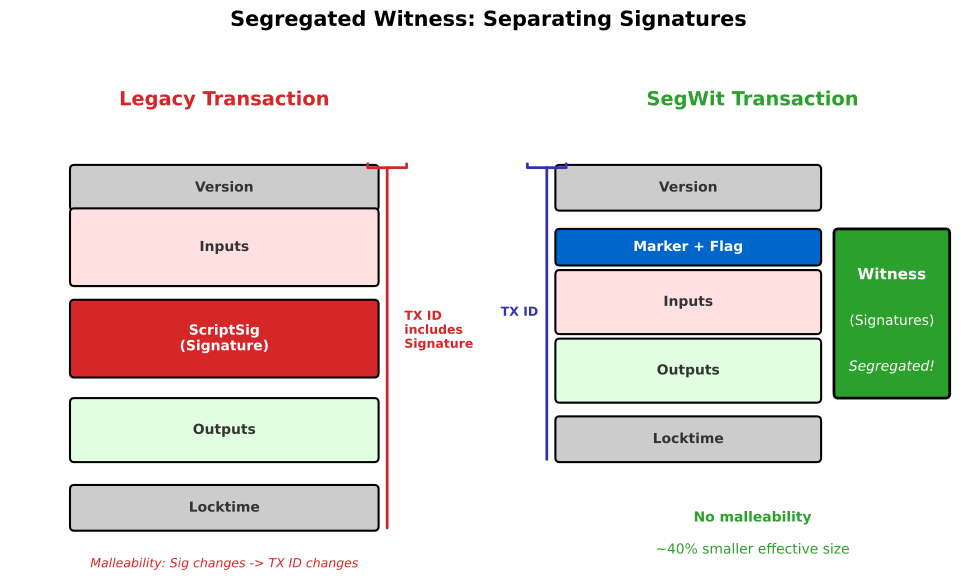

Write the Python code that produced this figure.
"""
SegWit vs Legacy Transaction Comparison
Shows structure differences and benefits
"""

import matplotlib.pyplot as plt
import matplotlib.patches as patches
from matplotlib.patches import FancyBboxPatch
import numpy as np
from pathlib import Path

CHART_METADATA = {
    'title': 'SegWit vs Legacy Comparison',
    'url': 'https://github.com/Digital-AI-Finance/Blockchain_Crypto/tree/main/Module_A_Blockchain_Foundations/L06_Bitcoin_Protocol/charts/06_segwit_comparison'
}

plt.rcParams.update({
    'font.size': 14,
    'axes.labelsize': 14,
    'axes.titlesize': 16,
    'xtick.labelsize': 12,
    'ytick.labelsize': 12,
    'legend.fontsize': 12,
    'figure.figsize': (10, 6),
    'figure.dpi': 150
})

MLPURPLE = '#3333B2'
MLBLUE = '#0066CC'
MLORANGE = '#FF7F0E'
MLGREEN = '#2CA02C'
MLRED = '#D62728'
MLLAVENDER = '#ADADE0'

fig, (ax1, ax2) = plt.subplots(1, 2, figsize=(10, 6))

# Left: Legacy transaction structure
ax1.set_xlim(0, 1)
ax1.set_ylim(0, 1)
ax1.axis('off')
ax1.set_title('Legacy Transaction', fontsize=14, fontweight='bold', color=MLRED, pad=10)

# Legacy structure
legacy_parts = [
    (0.50, 0.85, 'Version', 0.08, '#CCCCCC'),
    (0.50, 0.72, 'Inputs', 0.15, '#FFE0E0'),
    (0.50, 0.52, 'ScriptSig\n(Signature)', 0.15, MLRED),
    (0.50, 0.32, 'Outputs', 0.12, '#E0FFE0'),
    (0.50, 0.15, 'Locktime', 0.08, '#CCCCCC'),
]

for x, y, label, height, color in legacy_parts:
    box = FancyBboxPatch((0.15, y - height/2), 0.70, height,
                          boxstyle="round,pad=0.01", facecolor=color,
                          edgecolor='black', linewidth=1.5)
    ax1.add_patch(box)
    ax1.text(x, y, label, ha='center', va='center', fontsize=10,
             fontweight='bold', color='#333' if color != MLRED else 'white')

# Bracket showing TX ID includes signature
ax1.annotate('', xy=(0.88, 0.90), xytext=(0.88, 0.10),
             arrowprops=dict(arrowstyle='-[', color=MLRED, lw=2))
ax1.text(0.92, 0.50, 'TX ID\nincludes\nSignature', ha='left', fontsize=9,
         color=MLRED, fontweight='bold')

# Problem annotation
ax1.text(0.50, 0.02, 'Malleability: Sig changes -> TX ID changes',
         ha='center', fontsize=9, color=MLRED, style='italic')

# Right: SegWit transaction structure
ax2.set_xlim(0, 1)
ax2.set_ylim(0, 1)
ax2.axis('off')
ax2.set_title('SegWit Transaction', fontsize=14, fontweight='bold', color=MLGREEN, pad=10)

# SegWit structure - main transaction
segwit_main = [
    (0.35, 0.85, 'Version', 0.08, '#CCCCCC'),
    (0.35, 0.72, 'Marker + Flag', 0.06, MLBLUE),
    (0.35, 0.60, 'Inputs', 0.12, '#FFE0E0'),
    (0.35, 0.45, 'Outputs', 0.12, '#E0FFE0'),
    (0.35, 0.30, 'Locktime', 0.08, '#CCCCCC'),
]

for x, y, label, height, color in segwit_main:
    box = FancyBboxPatch((0.05, y - height/2), 0.60, height,
                          boxstyle="round,pad=0.01", facecolor=color,
                          edgecolor='black', linewidth=1.5)
    ax2.add_patch(box)
    ax2.text(x, y, label, ha='center', va='center', fontsize=10,
             fontweight='bold', color='white' if color == MLBLUE else '#333')

# Witness data (separate)
witness_box = FancyBboxPatch((0.70, 0.40), 0.25, 0.35,
                              boxstyle="round,pad=0.01", facecolor=MLGREEN,
                              edgecolor='black', linewidth=2)
ax2.add_patch(witness_box)
ax2.text(0.825, 0.65, 'Witness', ha='center', fontsize=11, fontweight='bold', color='white')
ax2.text(0.825, 0.55, '(Signatures)', ha='center', fontsize=10, color='white')
ax2.text(0.825, 0.45, 'Segregated!', ha='center', fontsize=10,
         color='white', style='italic')

# Bracket showing TX ID excludes witness
ax2.annotate('', xy=(0.02, 0.90), xytext=(0.02, 0.25),
             arrowprops=dict(arrowstyle='-[', color=MLPURPLE, lw=2))
ax2.text(0.00, 0.57, 'TX ID', ha='right', fontsize=9, color=MLPURPLE, fontweight='bold')

# Benefits
ax2.text(0.50, 0.12, 'No malleability', ha='center', fontsize=10,
         color=MLGREEN, fontweight='bold')
ax2.text(0.50, 0.05, '~40% smaller effective size', ha='center', fontsize=10,
         color=MLGREEN)

plt.suptitle('Segregated Witness: Separating Signatures', fontsize=15, fontweight='bold', y=0.98)
plt.tight_layout(rect=[0, 0, 1, 0.95])

output_path = Path(__file__).parent / 'chart.pdf'
plt.savefig(output_path, bbox_inches='tight', dpi=300)
print(f"Chart saved to: {output_path.absolute()}")
plt.close()
